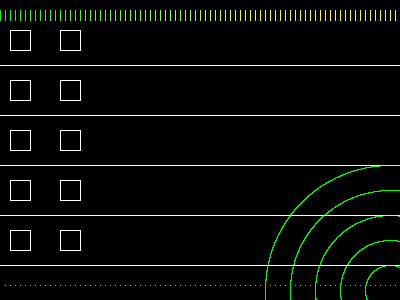
Frame 1 (no input)
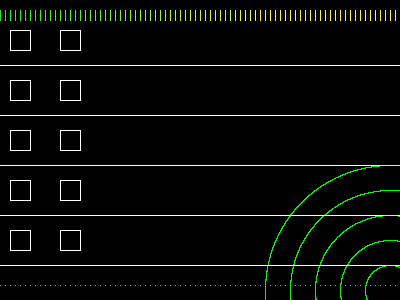
Frame 60 (the mouse pressed at the canvas centre just before this capture)
Frame 120 (the mouse held since frame 60 and released just before this capture): identical to frame 60, image omitted

The Processing sketch that drew these frames (run headless with seeded random() and noise(); from frame 60 on, the mouse is pressed at the canvas centre):

// Processing sketch: processing_37351
// ── processing_37351.pde

//Gina DeMatteo
//September 13,2011
//Loop & Control


void setup() {
  size(400, 300);
  smooth();
}

//Variables
int spacing = 1;
int a;
int g;
int h;
int x;
int y;

float linex;
float liney;


void draw() {
  background(0);

  //Sets up dotted line at bottom of composition
  for (int a=0;a<width;a+=5) { 
    point(a, 285);  

    //Establishes ellipse in bottom corner; ellipse is offsetand bounded by horizontal lines
    for (float g = 0; g < width; g = g+50) {
      for (float h = 0; h < height; h = h+50) { 
        noFill();
        strokeWeight(.03);
        stroke(x, 255, y);
        ellipse(390, 290, h, h);
      }
    }

    //Horizontal lines; form boundary for ellipse & squares are centered between these lines; they serve as the main parameter for the composition
    for (float linex = 65; linex <400; linex +=50) {
      for (float liney = 65; liney <400; liney +=50) {

        stroke(255);
        line(0, liney, 400, liney);
      }
    }


    //Rectangles on left side; enforce the order of composition;establish a balance
    strokeWeight(1);
    for (int x=10;x<100;x+=50) {
      for (int y=30;y<250;y+=50) { 
        fill(0);
        stroke(255);

        rect(x, y, 20, 20); //
      }
    }



    //Lines on top of composition; establish idea of where vertical lines of grid would run
    for (int x = 0; x <= 400; x+=5) {
      stroke(x,255,y);
      line(x, 10, x, 20);
      
    }
  }
}
